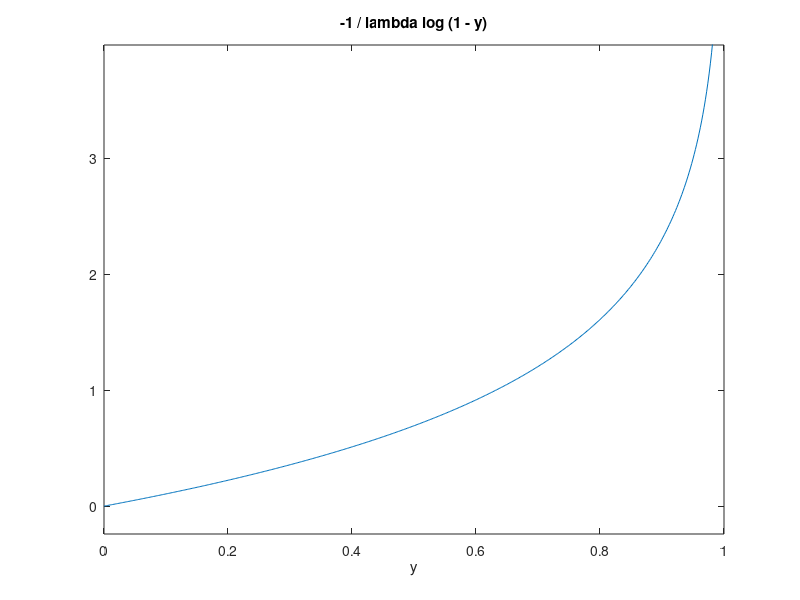

This chart was generated by the following MATLAB code: (Note: this script raises an error after producing the figure.)
% inverse transform sampling example

%% setup
nSamples = 10000;
uniformSamples = rand(nSamples,1);
lambda = 1;

%%
p = @(x) lambda*exp(-lambda*x)
ezplot(p)

%%
P = @(x)1-exp(-lambda*x)
ezplot(P,[0,10])

%%
Q = @(y)-1/lambda*log(1-y)
ezplot(Q,[0,1])

expSamples = Q(uniformSamples)
hist(Q,0:10)
hist(expSamples)
hist(uniformSamples)
hist(expSamples)
hist(expSamples,0.5:1:9.5), hold on, plot(0:0.5:10,p(0:0.5:10)), hold off
hist(expSamples,0.5:1:9.5), hold on, plot(0:0.5:10,p(0:0.5:10)*nSamples), hold off
P
R = @(x)P(Q(x))
ezplot(R)
samples = P(Q(uniformSamples))
uniformSamples
expSamples = exprnd(1,[nSamples,1])
samples = P(expSamples)
hist(expSamples)
hist(samples)


